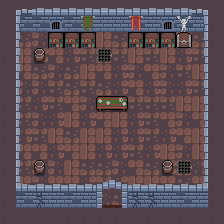

Tiled map render using the project's own tile images. Description and the map definition, with tile-layer contents summarised, below:
An orthogonal 14x14 tile map with 16x16 px tiles, 2 tile layers (Sol, Calque 2), 1 hidden layer not drawn.

<map version="1.2" tiledversion="1.3.3" orientation="orthogonal" renderorder="right-down" width="14" height="14" tilewidth="16" tileheight="16" infinite="0" nextlayerid="4" nextobjectid="1">
 <editorsettings>
  <export target="vendor.lua" format="lua" />
 </editorsettings>
 <tileset firstgid="1" name="SpriteSheet" tilewidth="16" tileheight="16" tilecount="364" columns="28">
  <image source="../images/SpriteSheet.png" width="448" height="208" />
 </tileset>
 <layer id="1" name="Sol" width="14" height="14">
  <data>[196 cells, 183 non-empty, 15 distinct tile ids]</data>
 </layer>
 <layer id="2" name="Calque 2" width="14" height="14">
  <data>[196 cells, 75 non-empty, 22 distinct tile ids]</data>
 </layer>
 <layer id="3" name="Calque 3" width="14" height="14" visible="0">
  <data>[196 cells, 7 non-empty, 2 distinct tile ids]</data>
 </layer>
</map>
